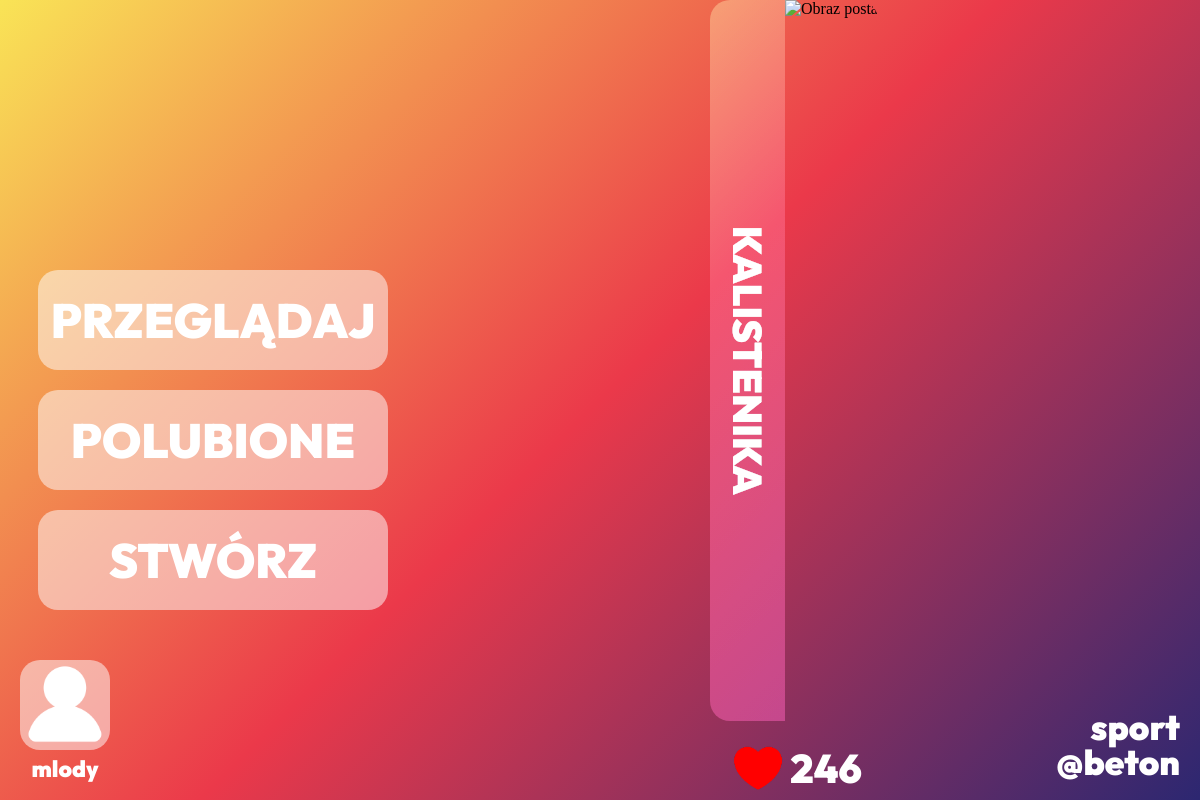
The app's page /post.php?id=8 (signed in), older data.
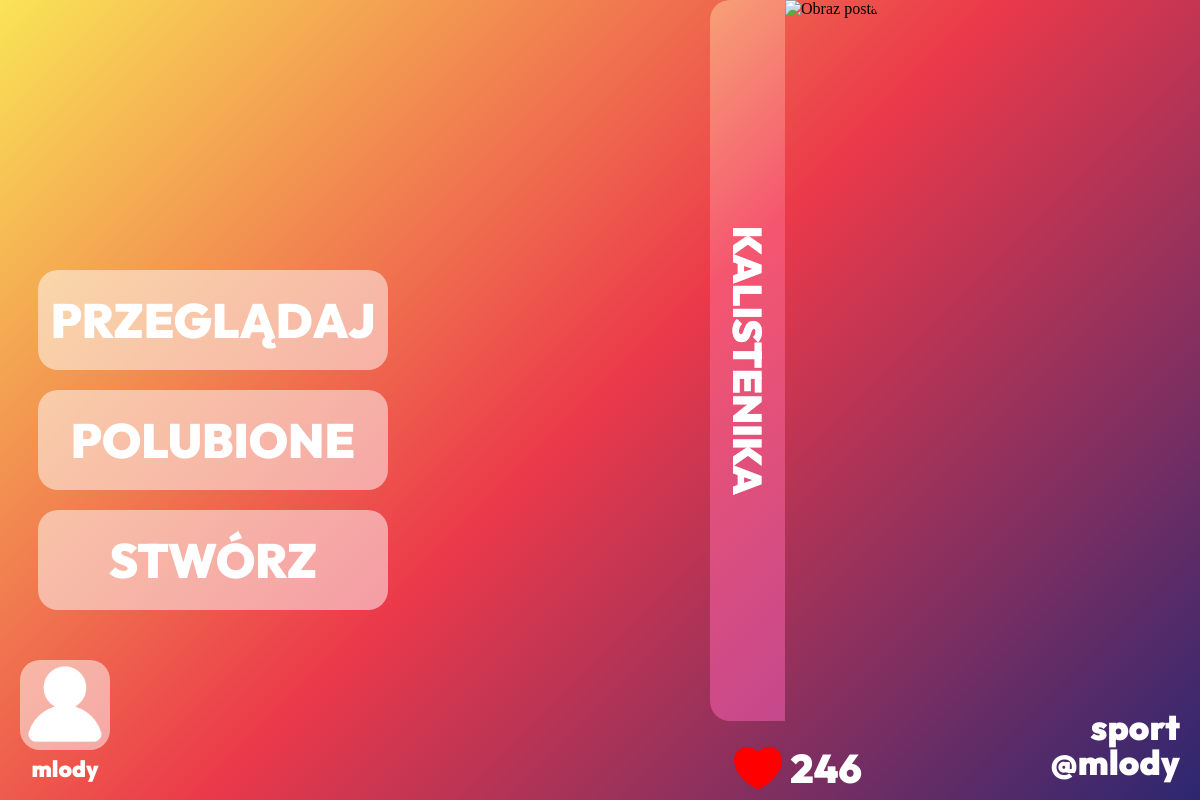
The same page, newer data.
### tables this page shows
CREATE TABLE `posty` (
  `id` int(11) NOT NULL,
  `tytul` text NOT NULL,
  `zdjecie` mediumblob NOT NULL,
  `liczbaLike` int(11) NOT NULL DEFAULT 0,
  `id_autor` int(11) NOT NULL,
  `id_tag` int(11) NOT NULL
);

CREATE TABLE `users` (
  `id` int(11) NOT NULL,
  `nazwa` text NOT NULL,
  `haslo` text NOT NULL,
  `email` text NOT NULL
);

CREATE TABLE `tagi` (
  `id` int(11) NOT NULL,
  `nazwa` text NOT NULL
);

### post.php (the view, shortened to what this page needs)
<?php
$user_id = isset($_SESSION['user_id']) ? $_SESSION['user_id'] : 0;
$user_name = isset($_SESSION['user_name']) ? $_SESSION['user_name'] : null;
$id = isset($_GET['id']) ? $_GET['id'] : 0;
$servername = "localhost";
$username = "root";
$password = "";
$dbname = "projekt";
$conn = new mysqli($servername, $username, $password, $dbname);
$isLikedSql="SELECT * from polubienia where id_post=$id and id_user=$user_id;";
$isLikedResult = $conn->query($isLikedSql);
$isLiked=$isLikedResult->num_rows > 0;
$isLoggedIn=$user_id!=0;
$conn = new mysqli($servername, $username, $password, $dbname);
$sql = "SELECT tytul, zdjecie, liczbaLike, id_autor, id_tag ,users.nazwa as nazwa, tagi.nazwa as tag
        FROM posty
        JOIN users ON users.id = posty.id_autor
        JOIN tagi ON tagi.id = posty.id_tag
        WHERE posty.id = ?";
$stmt = $conn->prepare($sql);
$stmt->bind_param("i", $id);
$stmt->execute();
$result = $stmt->get_result();
$row = $result->fetch_assoc();
$imageUrl = "image.php?id=" . $id;
?>
<!DOCTYPE html>
<html lang="pl">
<head>
    <link rel="stylesheet" href="./style/post.css">
    <link rel="stylesheet" href="./style/nav.css">
</head>
<body>
    <nav>
        <section class="navButtons">
            <a class="navButton" href="./index.php">przeglądaj</a>
            <a id="liked" class="navButton" href="./liked.php">polubione</a>
            <a class="navButton" href="./addPost.php">stwórz</a>
        </section>
        <section class="accountContainer">
            <a class="loginContainer"  href="<?php if($isLoggedIn==1){echo "./user.php?id=".$user_id;}else{echo "./login.php";} ?>">
                <img id="login" src="login.svg">
                <?php if ($user_name): ?>
                    <p class="loginText"><?php echo $user_name; ?></p>
                <?php else: ?>
                    <p class="loginText">LOGIN</p>
                <?php endif; ?>
            </a>
        </section>
    </nav>
<main>
    <section class="postContainer">
        <section class="nameContainer">
            <p class="title"><?php echo htmlspecialchars($row['tytul']); ?></p>
        </section>
        <img class='mainImg' src='<?php echo $imageUrl; ?>' alt='Obraz posta'>
    </section>
    <section class="likeContainer">
        <a class="likeButton" <?php
        if ($isLoggedIn)
            {echo 'href="post.php?id='.$id.'&like='.($isLiked?2:1).'"';
            } else {echo 'onclick="openModal()"';}
        ?>>
            <?php if ($isLiked): ?>
                <img class="heart" src="./ikony/serce2.png" alt="Like">
            <?php else: ?>
                <img class="heart" src="./ikony/serce.png" alt="Like">
            <?php endif; ?>
        </a>
        <p class='likesCount'><?php echo $row['liczbaLike']; ?></p>
    </section>
    <section class="textContainer">
        <?php echo "<a href='index.php?tag=".$row['id_tag']."'>".$row['tag']."</a>" ?>
        <?php echo "<a href='user.php?id=".$row['id_autor']."'>@".$row['nazwa']."</a>" ?>
    </section>
</main>
</body>
</html>

Row changes from the older to the newer data that the page shows:
changed posty "KALISTENIKA": users.nazwa "beton" → "mlody"
